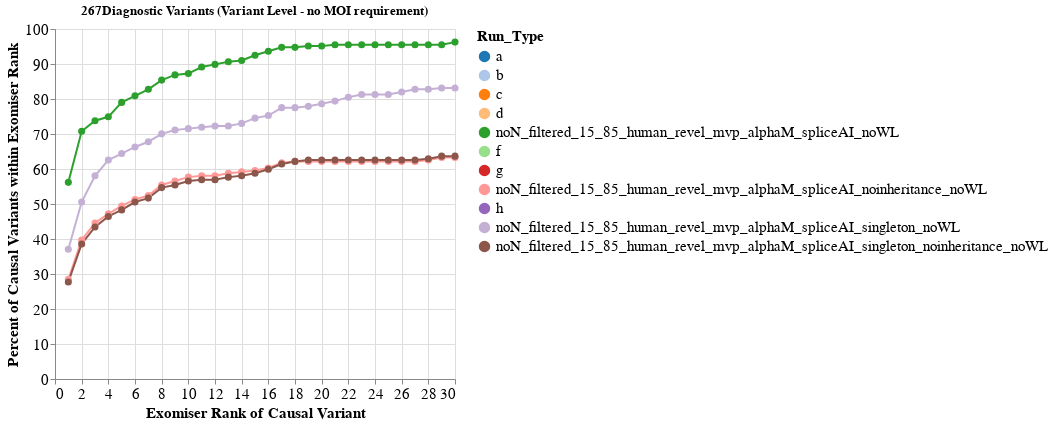

Source (notebook cell):
### Code cell
df,denom = ps.create_df(350, RUN_TYPES, nonsingleton_success)
plot = ps.create_plot(denom, df, RUN_TYPES, 'category20', False, domain).properties(height=350, width=400)

plot.configure_legend(labelLimit=0).configure_axis(
         labelFontSize=15,
         titleFontSize=15).configure_legend(labelLimit=0,labelFontSize=15, titleFontSize=15)

### Figure 1 — Vega-Lite specification as saved in the notebook (floating-point values rounded to 4 significant figures)
{"config": {"view": {"continuousWidth": 300, "continuousHeight": 300}, "axis": {"labelFontSize": 15, "titleFontSize": 15}, "legend": {"labelFontSize": 15, "labelLimit": 0, "titleFontSize": 15}}, "data": {"name": "data-b99d984dca2c9d5c06f3233149760edb"}, "mark": {"type": "line", "point": {"size": 50}}, "encoding": {"color": {"field": "Run_Type", "scale": {"domain": ["a", "b", "c", "d", "noN_filtered_15_85_human_revel_mvp_alphaM_spliceAI_noWL", "f", "g", "noN_filtered_15_85_human_revel_mvp_alphaM_spliceAI_noinheritance_noWL", "h", "noN_filtered_15_85_human_revel_mvp_alphaM_spliceAI_singleton_noWL", "noN_filtered_15_85_human_revel_mvp_alphaM_spliceAI_singleton_noinheritance_noWL"], "scheme": "category20"}, "sort": ["noN_filtered_15_85_human_revel_mvp_alphaM_spliceAI_noinheritance_noWL", "noN_filtered_15_85_human_revel_mvp_alphaM_spliceAI_singleton_noWL", "noN_filtered_15_85_human_revel_mvp_alphaM_spliceAI_noWL", "noN_filtered_15_85_human_revel_mvp_alphaM_spliceAI_singleton_noinheritance_noWL"], "type": "nominal"}, "tooltip": [{"field": "Rank", "type": "quantitative"}, {"field": "Percent_Variants", "type": "quantitative"}, {"field": "Run_Type", "type": "nominal"}], "x": {"field": "Rank", "title": "Exomiser Rank of Causal Variant", "type": "quantitative"}, "y": {"field": "Percent_Variants", "scale": {"domain": [0, 100]}, "title": "Percent of Causal Variants within Exomiser Rank", "type": "quantitative"}}, "height": 350, "title": "267Diagnostic Variants (Variant Level - no MOI requirement)", "width": 400, "$schema": "https://vega.github.io/schema/vega-lite/v5.17.0.json", "datasets": {"data-b99d984dca2c9d5c06f3233149760edb": [{"Rank": 1, "NumPatients": 76, "Percent_Variants": 28.46, "Run_Type": "noN_filtered_15_85_human_revel_mvp_alphaM_spliceAI_noinheritance_noWL"}, {"Rank": 2, "NumPatients": 106, "Percent_Variants": 39.7, "Run_Type": "noN_filtered_15_85_human_revel_mvp_alphaM_spliceAI_noinheritance_noWL"}, {"Rank": 3, "NumPatients": 119, "Percent_Variants": 44.57, "Run_Type": "noN_filtered_15_85_human_revel_mvp_alphaM_spliceAI_noinheritance_noWL"}, {"Rank": 4, "NumPatients": 126, "Percent_Variants": 47.19, "Run_Type": "noN_filtered_15_85_human_revel_mvp_alphaM_spliceAI_noinheritance_noWL"}, {"Rank": 5, "NumPatients": 132, "Percent_Variants": 49.44, "Run_Type": "noN_filtered_15_85_human_revel_mvp_alphaM_spliceAI_noinheritance_noWL"}, {"Rank": 6, "NumPatients": 137, "Percent_Variants": 51.31, "Run_Type": "noN_filtered_15_85_human_revel_mvp_alphaM_spliceAI_noinheritance_noWL"}, {"Rank": 7, "NumPatients": 140, "Percent_Variants": 52.43, "Run_Type": "noN_filtered_15_85_human_revel_mvp_alphaM_spliceAI_noinheritance_noWL"}, {"Rank": 8, "NumPatients": 148, "Percent_Variants": 55.43, "Run_Type": "noN_filtered_15_85_human_revel_mvp_alphaM_spliceAI_noinheritance_noWL"}, {"Rank": 9, "NumPatients": 151, "Percent_Variants": 56.55, "Run_Type": "noN_filtered_15_85_human_revel_mvp_alphaM_spliceAI_noinheritance_noWL"}, {"Rank": 10, "NumPatients": 154, "Percent_Variants": 57.68, "Run_Type": "noN_filtered_15_85_human_revel_mvp_alphaM_spliceAI_noinheritance_noWL"}, {"Rank": 11, "NumPatients": 155, "Percent_Variants": 58.05, "Run_Type": "noN_filtered_15_85_human_revel_mvp_alphaM_spliceAI_noinheritance_noWL"}, {"Rank": 12, "NumPatients": 155, "Percent_Variants": 58.05, "Run_Type": "noN_filtered_15_85_human_revel_mvp_alphaM_spliceAI_noinheritance_noWL"}, {"Rank": 13, "NumPatients": 157, "Percent_Variants": 58.8, "Run_Type": "noN_filtered_15_85_human_revel_mvp_alphaM_spliceAI_noinheritance_noWL"}, {"Rank": 14, "NumPatients": 158, "Percent_Variants": 59.18, "Run_Type": "noN_filtered_15_85_human_revel_mvp_alphaM_spliceAI_noinheritance_noWL"}, {"Rank": 15, "NumPatients": 159, "Percent_Variants": 59.55, "Run_Type": "noN_filtered_15_85_human_revel_mvp_alphaM_spliceAI_noinheritance_noWL"}, {"Rank": 16, "NumPatients": 161, "Percent_Variants": 60.3, "Run_Type": "noN_filtered_15_85_human_revel_mvp_alphaM_spliceAI_noinheritance_noWL"}, {"Rank": 17, "NumPatients": 165, "Percent_Variants": 61.8, "Run_Type": "noN_filtered_15_85_human_revel_mvp_alphaM_spliceAI_noinheritance_noWL"}, {"Rank": 18, "NumPatients": 166, "Percent_Variants": 62.17, "Run_Type": "noN_filtered_15_85_human_revel_mvp_alphaM_spliceAI_noinheritance_noWL"}, {"Rank": 19, "NumPatients": 166, "Percent_Variants": 62.17, "Run_Type": "noN_filtered_15_85_human_revel_mvp_alphaM_spliceAI_noinheritance_noWL"}, {"Rank": 20, "NumPatients": 166, "Percent_Variants": 62.17, "Run_Type": "noN_filtered_15_85_human_revel_mvp_alphaM_spliceAI_noinheritance_noWL"}, {"Rank": 21, "NumPatients": 166, "Percent_Variants": 62.17, "Run_Type": "noN_filtered_15_85_human_revel_mvp_alphaM_spliceAI_noinheritance_noWL"}, {"Rank": 22, "NumPatients": 166, "Percent_Variants": 62.17, "Run_Type": "noN_filtered_15_85_human_revel_mvp_alphaM_spliceAI_noinheritance_noWL"}, {"Rank": 23, "NumPatients": 166, "Percent_Variants": 62.17, "Run_Type": "noN_filtered_15_85_human_revel_mvp_alphaM_spliceAI_noinheritance_noWL"}, {"Rank": 24, "NumPatients": 166, "Percent_Variants": 62.17, "Run_Type": "noN_filtered_15_85_human_revel_mvp_alphaM_spliceAI_noinheritance_noWL"}, {"Rank": 25, "NumPatients": 166, "Percent_Variants": 62.17, "Run_Type": "noN_filtered_15_85_human_revel_mvp_alphaM_spliceAI_noinheritance_noWL"}, {"Rank": 26, "NumPatients": 166, "Percent_Variants": 62.17, "Run_Type": "noN_filtered_15_85_human_revel_mvp_alphaM_spliceAI_noinheritance_noWL"}, {"Rank": 27, "NumPatients": 166, "Percent_Variants": 62.17, "Run_Type": "noN_filtered_15_85_human_revel_mvp_alphaM_spliceAI_noinheritance_noWL"}, {"Rank": 28, "NumPatients": 167, "Percent_Variants": 62.55, "Run_Type": "noN_filtered_15_85_human_revel_mvp_alphaM_spliceAI_noinheritance_noWL"}, {"Rank": 29, "NumPatients": 169, "Percent_Variants": 63.3, "Run_Type": "noN_filtered_15_85_human_revel_mvp_alphaM_spliceAI_noinheritance_noWL"}, {"Rank": 30, "NumPatients": 169, "Percent_Variants": 63.3, "Run_Type": "noN_filtered_15_85_human_revel_mvp_alphaM_spliceAI_noinheritance_noWL"}, {"Rank": 1, "NumPatients": 99, "Percent_Variants": 37.08, "Run_Type": "noN_filtered_15_85_human_revel_mvp_alphaM_spliceAI_singleton_noWL"}, {"Rank": 2, "NumPatients": 135, "Percent_Variants": 50.56, "Run_Type": "noN_filtered_15_85_human_revel_mvp_alphaM_spliceAI_singleton_noWL"}, {"Rank": 3, "NumPatients": 155, "Percent_Variants": 58.05, "Run_Type": "noN_filtered_15_85_human_revel_mvp_alphaM_spliceAI_singleton_noWL"}, {"Rank": 4, "NumPatients": 167, "Percent_Variants": 62.55, "Run_Type": "noN_filtered_15_85_human_revel_mvp_alphaM_spliceAI_singleton_noWL"}, {"Rank": 5, "NumPatients": 172, "Percent_Variants": 64.42, "Run_Type": "noN_filtered_15_85_human_revel_mvp_alphaM_spliceAI_singleton_noWL"}, {"Rank": 6, "NumPatients": 177, "Percent_Variants": 66.29, "Run_Type": "noN_filtered_15_85_human_revel_mvp_alphaM_spliceAI_singleton_noWL"}, {"Rank": 7, "NumPatients": 181, "Percent_Variants": 67.79, "Run_Type": "noN_filtered_15_85_human_revel_mvp_alphaM_spliceAI_singleton_noWL"}, {"Rank": 8, "NumPatients": 187, "Percent_Variants": 70.04, "Run_Type": "noN_filtered_15_85_human_revel_mvp_alphaM_spliceAI_singleton_noWL"}, {"Rank": 9, "NumPatients": 190, "Percent_Variants": 71.16, "Run_Type": "noN_filtered_15_85_human_revel_mvp_alphaM_spliceAI_singleton_noWL"}, {"Rank": 10, "NumPatients": 191, "Percent_Variants": 71.54, "Run_Type": "noN_filtered_15_85_human_revel_mvp_alphaM_spliceAI_singleton_noWL"}, {"Rank": 11, "NumPatients": 192, "Percent_Variants": 71.91, "Run_Type": "noN_filtered_15_85_human_revel_mvp_alphaM_spliceAI_singleton_noWL"}, {"Rank": 12, "NumPatients": 193, "Percent_Variants": 72.28, "Run_Type": "noN_filtered_15_85_human_revel_mvp_alphaM_spliceAI_singleton_noWL"}, {"Rank": 13, "NumPatients": 193, "Percent_Variants": 72.28, "Run_Type": "noN_filtered_15_85_human_revel_mvp_alphaM_spliceAI_singleton_noWL"}, {"Rank": 14, "NumPatients": 195, "Percent_Variants": 73.03, "Run_Type": "noN_filtered_15_85_human_revel_mvp_alphaM_spliceAI_singleton_noWL"}, {"Rank": 15, "NumPatients": 199, "Percent_Variants": 74.53, "Run_Type": "noN_filtered_15_85_human_revel_mvp_alphaM_spliceAI_singleton_noWL"}, {"Rank": 16, "NumPatients": 201, "Percent_Variants": 75.28, "Run_Type": "noN_filtered_15_85_human_revel_mvp_alphaM_spliceAI_singleton_noWL"}, {"Rank": 17, "NumPatients": 207, "Percent_Variants": 77.53, "Run_Type": "noN_filtered_15_85_human_revel_mvp_alphaM_spliceAI_singleton_noWL"}, {"Rank": 18, "NumPatients": 207, "Percent_Variants": 77.53, "Run_Type": "noN_filtered_15_85_human_revel_mvp_alphaM_spliceAI_singleton_noWL"}, {"Rank": 19, "NumPatients": 208, "Percent_Variants": 77.9, "Run_Type": "noN_filtered_15_85_human_revel_mvp_alphaM_spliceAI_singleton_noWL"}, {"Rank": 20, "NumPatients": 210, "Percent_Variants": 78.65, "Run_Type": "noN_filtered_15_85_human_revel_mvp_alphaM_spliceAI_singleton_noWL"}, {"Rank": 21, "NumPatients": 212, "Percent_Variants": 79.4, "Run_Type": "noN_filtered_15_85_human_revel_mvp_alphaM_spliceAI_singleton_noWL"}, {"Rank": 22, "NumPatients": 215, "Percent_Variants": 80.52, "Run_Type": "noN_filtered_15_85_human_revel_mvp_alphaM_spliceAI_singleton_noWL"}, {"Rank": 23, "NumPatients": 217, "Percent_Variants": 81.27, "Run_Type": "noN_filtered_15_85_human_revel_mvp_alphaM_spliceAI_singleton_noWL"}, {"Rank": 24, "NumPatients": 217, "Percent_Variants": 81.27, "Run_Type": "noN_filtered_15_85_human_revel_mvp_alphaM_spliceAI_singleton_noWL"}, {"Rank": 25, "NumPatients": 217, "Percent_Variants": 81.27, "Run_Type": "noN_filtered_15_85_human_revel_mvp_alphaM_spliceAI_singleton_noWL"}, {"Rank": 26, "NumPatients": 219, "Percent_Variants": 82.02, "Run_Type": "noN_filtered_15_85_human_revel_mvp_alphaM_spliceAI_singleton_noWL"}, {"Rank": 27, "NumPatients": 221, "Percent_Variants": 82.77, "Run_Type": "noN_filtered_15_85_human_revel_mvp_alphaM_spliceAI_singleton_noWL"}, {"Rank": 28, "NumPatients": 221, "Percent_Variants": 82.77, "Run_Type": "noN_filtered_15_85_human_revel_mvp_alphaM_spliceAI_singleton_noWL"}, {"Rank": 29, "NumPatients": 222, "Percent_Variants": 83.15, "Run_Type": "noN_filtered_15_85_human_revel_mvp_alphaM_spliceAI_singleton_noWL"}, {"Rank": 30, "NumPatients": 222, "Percent_Variants": 83.15, "Run_Type": "noN_filtered_15_85_human_revel_mvp_alphaM_spliceAI_singleton_noWL"}, {"Rank": 1, "NumPatients": 150, "Percent_Variants": 56.18, "Run_Type": "noN_filtered_15_85_human_revel_mvp_alphaM_spliceAI_noWL"}, {"Rank": 2, "NumPatients": 189, "Percent_Variants": 70.79, "Run_Type": "noN_filtered_15_85_human_revel_mvp_alphaM_spliceAI_noWL"}, {"Rank": 3, "NumPatients": 197, "Percent_Variants": 73.78, "Run_Type": "noN_filtered_15_85_human_revel_mvp_alphaM_spliceAI_noWL"}, {"Rank": 4, "NumPatients": 200, "Percent_Variants": 74.91, "Run_Type": "noN_filtered_15_85_human_revel_mvp_alphaM_spliceAI_noWL"}, {"Rank": 5, "NumPatients": 211, "Percent_Variants": 79.03, "Run_Type": "noN_filtered_15_85_human_revel_mvp_alphaM_spliceAI_noWL"}, {"Rank": 6, "NumPatients": 216, "Percent_Variants": 80.9, "Run_Type": "noN_filtered_15_85_human_revel_mvp_alphaM_spliceAI_noWL"}, {"Rank": 7, "NumPatients": 221, "Percent_Variants": 82.77, "Run_Type": "noN_filtered_15_85_human_revel_mvp_alphaM_spliceAI_noWL"}, {"Rank": 8, "NumPatients": 228, "Percent_Variants": 85.39, "Run_Type": "noN_filtered_15_85_human_revel_mvp_alphaM_spliceAI_noWL"}, {"Rank": 9, "NumPatients": 232, "Percent_Variants": 86.89, "Run_Type": "noN_filtered_15_85_human_revel_mvp_alphaM_spliceAI_noWL"}, {"Rank": 10, "NumPatients": 233, "Percent_Variants": 87.27, "Run_Type": "noN_filtered_15_85_human_revel_mvp_alphaM_spliceAI_noWL"}, {"Rank": 11, "NumPatients": 238, "Percent_Variants": 89.14, "Run_Type": "noN_filtered_15_85_human_revel_mvp_alphaM_spliceAI_noWL"}, {"Rank": 12, "NumPatients": 240, "Percent_Variants": 89.89, "Run_Type": "noN_filtered_15_85_human_revel_mvp_alphaM_spliceAI_noWL"}, {"Rank": 13, "NumPatients": 242, "Percent_Variants": 90.64, "Run_Type": "noN_filtered_15_85_human_revel_mvp_alphaM_spliceAI_noWL"}, {"Rank": 14, "NumPatients": 243, "Percent_Variants": 91.01, "Run_Type": "noN_filtered_15_85_human_revel_mvp_alphaM_spliceAI_noWL"}, {"Rank": 15, "NumPatients": 247, "Percent_Variants": 92.51, "Run_Type": "noN_filtered_15_85_human_revel_mvp_alphaM_spliceAI_noWL"}, {"Rank": 16, "NumPatients": 250, "Percent_Variants": 93.63, "Run_Type": "noN_filtered_15_85_human_revel_mvp_alphaM_spliceAI_noWL"}, {"Rank": 17, "NumPatients": 253, "Percent_Variants": 94.76, "Run_Type": "noN_filtered_15_85_human_revel_mvp_alphaM_spliceAI_noWL"}, {"Rank": 18, "NumPatients": 253, "Percent_Variants": 94.76, "Run_Type": "noN_filtered_15_85_human_revel_mvp_alphaM_spliceAI_noWL"}, {"Rank": 19, "NumPatients": 254, "Percent_Variants": 95.13, "Run_Type": "noN_filtered_15_85_human_revel_mvp_alphaM_spliceAI_noWL"}, {"Rank": 20, "NumPatients": 254, "Percent_Variants": 95.13, "Run_Type": "noN_filtered_15_85_human_revel_mvp_alphaM_spliceAI_noWL"}, {"Rank": 21, "NumPatients": 255, "Percent_Variants": 95.51, "Run_Type": "noN_filtered_15_85_human_revel_mvp_alphaM_spliceAI_noWL"}, {"Rank": 22, "NumPatients": 255, "Percent_Variants": 95.51, "Run_Type": "noN_filtered_15_85_human_revel_mvp_alphaM_spliceAI_noWL"}, {"Rank": 23, "NumPatients": 255, "Percent_Variants": 95.51, "Run_Type": "noN_filtered_15_85_human_revel_mvp_alphaM_spliceAI_noWL"}, {"Rank": 24, "NumPatients": 255, "Percent_Variants": 95.51, "Run_Type": "noN_filtered_15_85_human_revel_mvp_alphaM_spliceAI_noWL"}, {"Rank": 25, "NumPatients": 255, "Percent_Variants": 95.51, "Run_Type": "noN_filtered_15_85_human_revel_mvp_alphaM_spliceAI_noWL"}, {"Rank": 26, "NumPatients": 255, "Percent_Variants": 95.51, "Run_Type": "noN_filtered_15_85_human_revel_mvp_alphaM_spliceAI_noWL"}, {"Rank": 27, "NumPatients": 255, "Percent_Variants": 95.51, "Run_Type": "noN_filtered_15_85_human_revel_mvp_alphaM_spliceAI_noWL"}, {"Rank": 28, "NumPatients": 255, "Percent_Variants": 95.51, "Run_Type": "noN_filtered_15_85_human_revel_mvp_alphaM_spliceAI_noWL"}, {"Rank": 29, "NumPatients": 255, "Percent_Variants": 95.51, "Run_Type": "noN_filtered_15_85_human_revel_mvp_alphaM_spliceAI_noWL"}, {"Rank": 30, "NumPatients": 257, "Percent_Variants": 96.25, "Run_Type": "noN_filtered_15_85_human_revel_mvp_alphaM_spliceAI_noWL"}, {"Rank": 1, "NumPatients": 74, "Percent_Variants": 27.72, "Run_Type": "noN_filtered_15_85_human_revel_mvp_alphaM_spliceAI_singleton_noinheritance_noWL"}, {"Rank": 2, "NumPatients": 103, "Percent_Variants": 38.58, "Run_Type": "noN_filtered_15_85_human_revel_mvp_alphaM_spliceAI_singleton_noinheritance_noWL"}, {"Rank": 3, "NumPatients": 116, "Percent_Variants": 43.45, "Run_Type": "noN_filtered_15_85_human_revel_mvp_alphaM_spliceAI_singleton_noinheritance_noWL"}, {"Rank": 4, "NumPatients": 124, "Percent_Variants": 46.44, "Run_Type": "noN_filtered_15_85_human_revel_mvp_alphaM_spliceAI_singleton_noinheritance_noWL"}, {"Rank": 5, "NumPatients": 129, "Percent_Variants": 48.31, "Run_Type": "noN_filtered_15_85_human_revel_mvp_alphaM_spliceAI_singleton_noinheritance_noWL"}, {"Rank": 6, "NumPatients": 135, "Percent_Variants": 50.56, "Run_Type": "noN_filtered_15_85_human_revel_mvp_alphaM_spliceAI_singleton_noinheritance_noWL"}, {"Rank": 7, "NumPatients": 138, "Percent_Variants": 51.69, "Run_Type": "noN_filtered_15_85_human_revel_mvp_alphaM_spliceAI_singleton_noinheritance_noWL"}, {"Rank": 8, "NumPatients": 146, "Percent_Variants": 54.68, "Run_Type": "noN_filtered_15_85_human_revel_mvp_alphaM_spliceAI_singleton_noinheritance_noWL"}, {"Rank": 9, "NumPatients": 148, "Percent_Variants": 55.43, "Run_Type": "noN_filtered_15_85_human_revel_mvp_alphaM_spliceAI_singleton_noinheritance_noWL"}, {"Rank": 10, "NumPatients": 151, "Percent_Variants": 56.55, "Run_Type": "noN_filtered_15_85_human_revel_mvp_alphaM_spliceAI_singleton_noinheritance_noWL"}, {"Rank": 11, "NumPatients": 152, "Percent_Variants": 56.93, "Run_Type": "noN_filtered_15_85_human_revel_mvp_alphaM_spliceAI_singleton_noinheritance_noWL"}, {"Rank": 12, "NumPatients": 152, "Percent_Variants": 56.93, "Run_Type": "noN_filtered_15_85_human_revel_mvp_alphaM_spliceAI_singleton_noinheritance_noWL"}, {"Rank": 13, "NumPatients": 154, "Percent_Variants": 57.68, "Run_Type": "noN_filtered_15_85_human_revel_mvp_alphaM_spliceAI_singleton_noinheritance_noWL"}, {"Rank": 14, "NumPatients": 155, "Percent_Variants": 58.05, "Run_Type": "noN_filtered_15_85_human_revel_mvp_alphaM_spliceAI_singleton_noinheritance_noWL"}, {"Rank": 15, "NumPatients": 157, "Percent_Variants": 58.8, "Run_Type": "noN_filtered_15_85_human_revel_mvp_alphaM_spliceAI_singleton_noinheritance_noWL"}, {"Rank": 16, "NumPatients": 160, "Percent_Variants": 59.93, "Run_Type": "noN_filtered_15_85_human_revel_mvp_alphaM_spliceAI_singleton_noinheritance_noWL"}, {"Rank": 17, "NumPatients": 164, "Percent_Variants": 61.42, "Run_Type": "noN_filtered_15_85_human_revel_mvp_alphaM_spliceAI_singleton_noinheritance_noWL"}, {"Rank": 18, "NumPatients": 166, "Percent_Variants": 62.17, "Run_Type": "noN_filtered_15_85_human_revel_mvp_alphaM_spliceAI_singleton_noinheritance_noWL"}, {"Rank": 19, "NumPatients": 167, "Percent_Variants": 62.55, "Run_Type": "noN_filtered_15_85_human_revel_mvp_alphaM_spliceAI_singleton_noinheritance_noWL"}, {"Rank": 20, "NumPatients": 167, "Percent_Variants": 62.55, "Run_Type": "noN_filtered_15_85_human_revel_mvp_alphaM_spliceAI_singleton_noinheritance_noWL"}, {"Rank": 21, "NumPatients": 167, "Percent_Variants": 62.55, "Run_Type": "noN_filtered_15_85_human_revel_mvp_alphaM_spliceAI_singleton_noinheritance_noWL"}, {"Rank": 22, "NumPatients": 167, "Percent_Variants": 62.55, "Run_Type": "noN_filtered_15_85_human_revel_mvp_alphaM_spliceAI_singleton_noinheritance_noWL"}, {"Rank": 23, "NumPatients": 167, "Percent_Variants": 62.55, "Run_Type": "noN_filtered_15_85_human_revel_mvp_alphaM_spliceAI_singleton_noinheritance_noWL"}, {"Rank": 24, "NumPatients": 167, "Percent_Variants": 62.55, "Run_Type": "noN_filtered_15_85_human_revel_mvp_alphaM_spliceAI_singleton_noinheritance_noWL"}, {"Rank": 25, "NumPatients": 167, "Percent_Variants": 62.55, "Run_Type": "noN_filtered_15_85_human_revel_mvp_alphaM_spliceAI_singleton_noinheritance_noWL"}, {"Rank": 26, "NumPatients": 167, "Percent_Variants": 62.55, "Run_Type": "noN_filtered_15_85_human_revel_mvp_alphaM_spliceAI_singleton_noinheritance_noWL"}, {"Rank": 27, "NumPatients": 167, "Percent_Variants": 62.55, "Run_Type": "noN_filtered_15_85_human_revel_mvp_alphaM_spliceAI_singleton_noinheritance_noWL"}, {"Rank": 28, "NumPatients": 168, "Percent_Variants": 62.92, "Run_Type": "noN_filtered_15_85_human_revel_mvp_alphaM_spliceAI_singleton_noinheritance_noWL"}, {"Rank": 29, "NumPatients": 170, "Percent_Variants": 63.67, "Run_Type": "noN_filtered_15_85_human_revel_mvp_alphaM_spliceAI_singleton_noinheritance_noWL"}, {"Rank": 30, "NumPatients": 170, "Percent_Variants": 63.67, "Run_Type": "noN_filtered_15_85_human_revel_mvp_alphaM_spliceAI_singleton_noinheritance_noWL"}]}}
